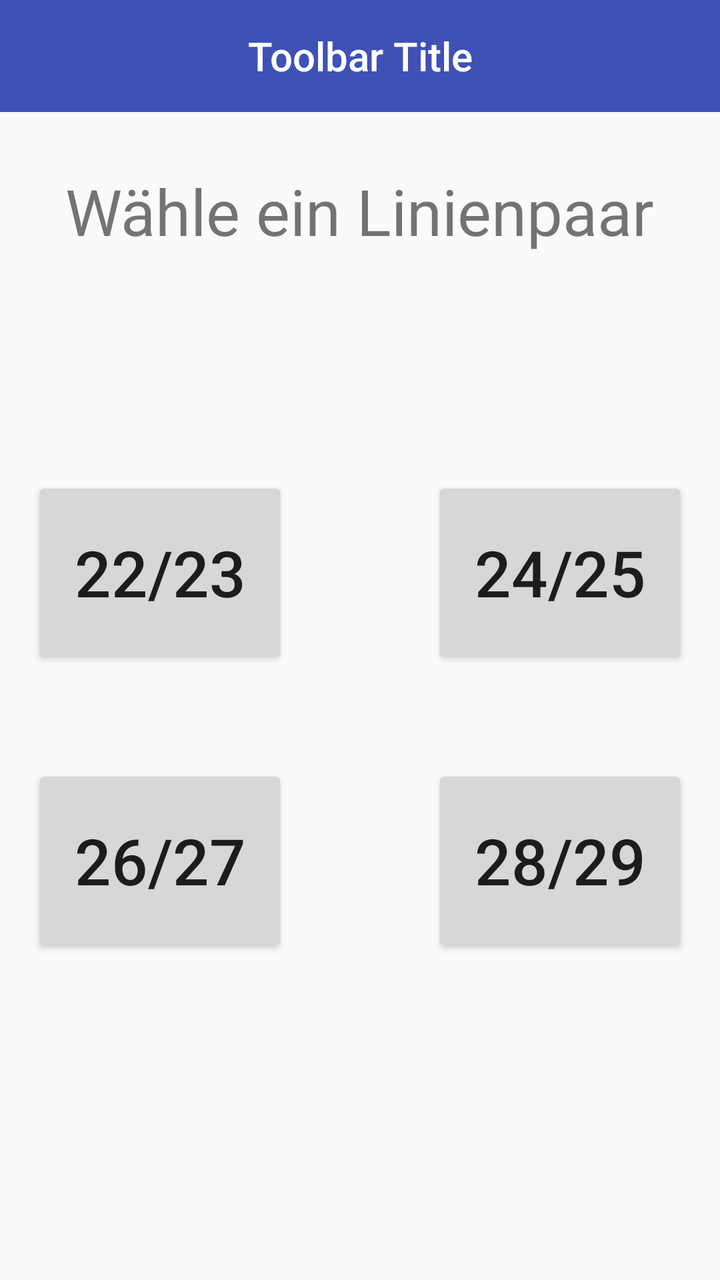
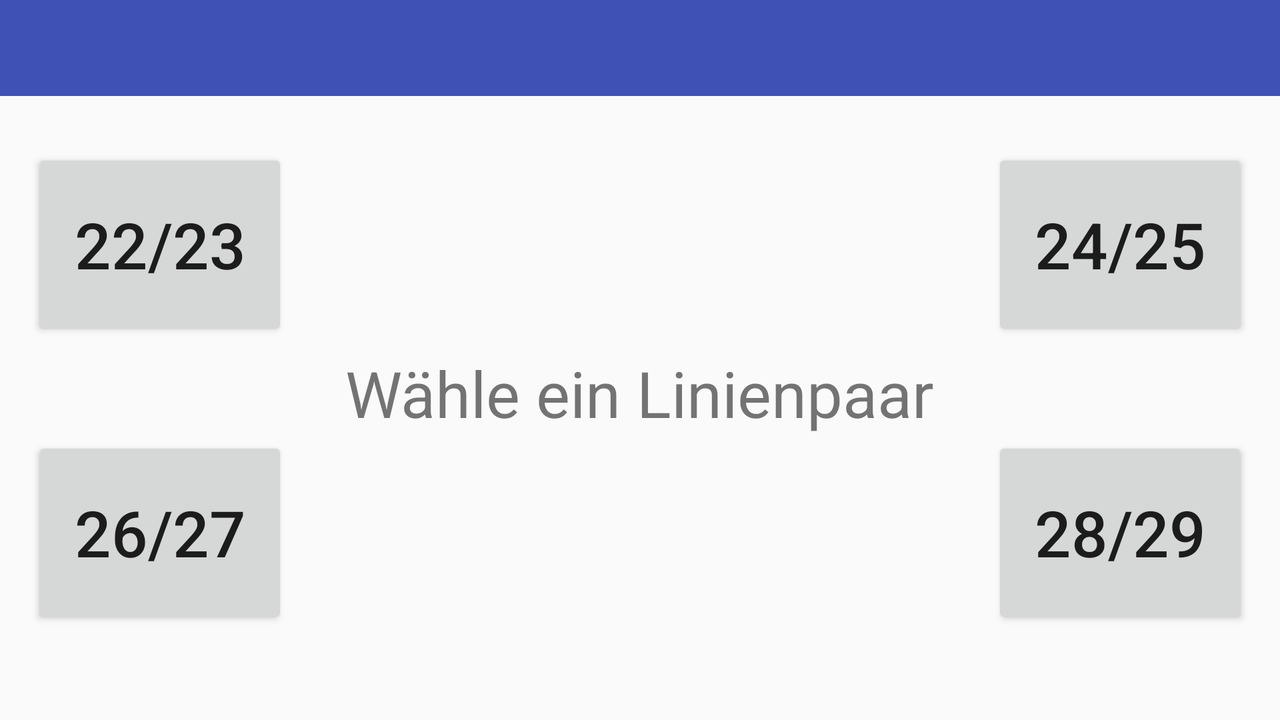

One screen, two layout resources from the same app: the default and the repository's alternative for another configuration. Each is rendered where Android would select it; the XML of both is given below.
<!-- AndroidManifest.xml: application theme Theme.AppCompat.Light.NoActionBar -->
<!-- res/layout/activity_main.xml -->
<?xml version="1.0" encoding="utf-8"?>
<android.support.constraint.ConstraintLayout xmlns:android="http://schemas.android.com/apk/res/android"
    xmlns:app="http://schemas.android.com/apk/res-auto"
    xmlns:tools="http://schemas.android.com/tools"
    android:layout_width="match_parent"
    android:layout_height="match_parent"
    tools:context=".MainActivity">


    <TextView
        android:id="@+id/textView4"
        android:layout_width="wrap_content"
        android:layout_height="wrap_content"
        android:layout_marginTop="28dp"
        android:text="@string/linien_paar"
        android:textSize="32dp"
        app:layout_constraintEnd_toEndOf="parent"
        app:layout_constraintStart_toStartOf="parent"
        app:layout_constraintTop_toBottomOf="@+id/toolbar" />

    <Button
        android:id="@+id/button"
        android:layout_width="128dp"
        android:layout_height="96dp"
        android:layout_marginBottom="24dp"
        android:layout_marginStart="16dp"
        android:onClick="zeigeWahl"
        android:text="@string/button_send"
        android:textSize="32dp"
        app:layout_constraintBottom_toTopOf="@+id/guideline3"
        app:layout_constraintStart_toStartOf="parent" />

    <Button
        android:id="@+id/button2"
        android:layout_width="128dp"
        android:layout_height="96dp"
        android:layout_marginBottom="24dp"
        android:layout_marginEnd="16dp"
        android:onClick="zeigeWahl"
        android:text="@string/button_send1"
        android:textSize="32dp"
        app:layout_constraintBottom_toTopOf="@+id/guideline3"
        app:layout_constraintEnd_toEndOf="parent" />

    <Button
        android:id="@+id/button3"
        android:layout_width="128dp"
        android:layout_height="96dp"
        android:layout_marginStart="16dp"
        android:layout_marginTop="24dp"
        android:onClick="zeigeWahl"
        android:text="@string/button_send2"
        android:textSize="32dp"
        app:layout_constraintStart_toStartOf="parent"
        app:layout_constraintTop_toTopOf="@+id/guideline3" />

    <Button
        android:id="@+id/button4"
        android:layout_width="128dp"
        android:layout_height="96dp"
        android:layout_marginEnd="16dp"
        android:layout_marginTop="24dp"
        android:onClick="zeigeWahl"
        android:text="@string/button_send3"
        android:textSize="32dp"
        app:layout_constraintEnd_toEndOf="parent"
        app:layout_constraintTop_toTopOf="@+id/guideline3" />


    <android.support.constraint.Guideline
        android:id="@+id/guideline2"
        android:layout_width="wrap_content"
        android:layout_height="wrap_content"
        android:orientation="vertical"
        app:layout_constraintGuide_percent="0.5" />

    <android.support.constraint.Guideline
        android:id="@+id/guideline3"
        android:layout_width="wrap_content"
        android:layout_height="wrap_content"
        android:orientation="horizontal"
        app:layout_constraintGuide_percent="0.56" />

    <android.support.v7.widget.Toolbar
        android:id="@+id/toolbar"
        android:layout_width="match_parent"
        android:layout_height="wrap_content"
        android:background="@color/colorPrimary"
        android:minHeight="?attr/actionBarSize"
        android:theme="@style/ThemeOverlay.AppCompat.ActionBar"
        app:layout_constraintEnd_toEndOf="parent"
        app:layout_constraintStart_toStartOf="parent"
        app:layout_constraintTop_toTopOf="parent">
    <TextView
        android:id="@+id/toolbar_line"
        android:layout_width="wrap_content"
        android:layout_height="wrap_content"
        android:text="Toolbar Title"
        android:textColor="@android:color/white"
        style="@style/TextAppearance.AppCompat.Widget.ActionBar.Title"
        android:layout_gravity="center" />
    </android.support.v7.widget.Toolbar>

</android.support.constraint.ConstraintLayout>
<!-- resources referenced by this layout -->
<resources>
  <color name="colorPrimary">#3F51B5</color>
  <string name="button_send">22/23</string>
  <string name="button_send1">24/25</string>
  <string name="button_send2">26/27</string>
  <string name="button_send3">28/29</string>
  <string name="linien_paar">Wähle ein Linienpaar</string>
</resources>
<!-- res/layout-land/activity_main.xml (the repository's variant of the layout above) -->
<!-- drawn on the phone turned sideways -->
<?xml version="1.0" encoding="utf-8"?>
<android.support.constraint.ConstraintLayout xmlns:android="http://schemas.android.com/apk/res/android"
    xmlns:app="http://schemas.android.com/apk/res-auto"
    xmlns:tools="http://schemas.android.com/tools"
    android:layout_width="match_parent"
    android:layout_height="match_parent"
    tools:context=".MainActivity">


    <TextView
        android:id="@+id/textView4"
        android:layout_width="wrap_content"
        android:layout_height="wrap_content"
        android:text="@string/linien_paar"
        android:textSize="32sp"
        app:layout_constraintBottom_toBottomOf="parent"
        app:layout_constraintEnd_toEndOf="parent"
        app:layout_constraintStart_toStartOf="parent"
        app:layout_constraintTop_toTopOf="parent"
        app:layout_constraintVertical_bias="0.552" />

    <Button
        android:id="@+id/button"
        android:layout_width="128dp"
        android:layout_height="96dp"
        android:layout_marginBottom="24dp"
        android:layout_marginStart="16dp"
        android:onClick="zeigeWahl"
        android:text="@string/button_send"
        android:textSize="32dp"
        app:layout_constraintBottom_toTopOf="@+id/guideline3"
        app:layout_constraintStart_toStartOf="parent" />

    <Button
        android:id="@+id/button2"
        android:layout_width="128dp"
        android:layout_height="96dp"
        android:layout_marginBottom="24dp"
        android:layout_marginEnd="16dp"
        android:onClick="zeigeWahl"
        android:text="@string/button_send1"
        android:textSize="32dp"
        app:layout_constraintBottom_toTopOf="@+id/guideline3"
        app:layout_constraintEnd_toEndOf="parent" />

    <Button
        android:id="@+id/button3"
        android:layout_width="128dp"
        android:layout_height="96dp"
        android:layout_marginStart="16dp"
        android:layout_marginTop="24dp"
        android:onClick="zeigeWahl"
        android:text="@string/button_send2"
        android:textSize="32dp"
        app:layout_constraintStart_toStartOf="parent"
        app:layout_constraintTop_toTopOf="@+id/guideline3" />

    <Button
        android:id="@+id/button4"
        android:layout_width="128dp"
        android:layout_height="96dp"
        android:layout_marginEnd="16dp"
        android:layout_marginTop="24dp"
        android:onClick="zeigeWahl"
        android:text="@string/button_send3"
        android:textSize="32dp"
        app:layout_constraintEnd_toEndOf="parent"
        app:layout_constraintTop_toTopOf="@+id/guideline3" />


    <android.support.constraint.Guideline
        android:id="@+id/guideline2"
        android:layout_width="wrap_content"
        android:layout_height="wrap_content"
        android:orientation="vertical"
        app:layout_constraintGuide_percent="0.5" />

    <android.support.constraint.Guideline
        android:id="@+id/guideline3"
        android:layout_width="wrap_content"
        android:layout_height="wrap_content"
        android:orientation="horizontal"
        app:layout_constraintGuide_percent="0.54" />

    <android.support.v7.widget.Toolbar
        android:id="@+id/toolbar"
        app:contentInsetLeft="0dp"
        app:contentInsetStart="0dp"
        android:layout_width="match_parent"
        android:layout_height="wrap_content"
        android:background="@color/colorPrimary"
        android:minHeight="?attr/actionBarSize"
        android:theme="@style/ThemeOverlay.AppCompat.ActionBar"
        app:layout_constraintEnd_toEndOf="parent"
        app:layout_constraintStart_toStartOf="parent"
        app:layout_constraintTop_toTopOf="parent">
    <TextView
        android:id="@+id/toolbar_line"
        android:layout_width="wrap_content"
        android:layout_height="wrap_content"
        android:text=""
        android:textColor="@android:color/white"
        style="@style/TextAppearance.AppCompat.Widget.ActionBar.Title"
        android:layout_gravity="center"
        />
    </android.support.v7.widget.Toolbar>

</android.support.constraint.ConstraintLayout>
